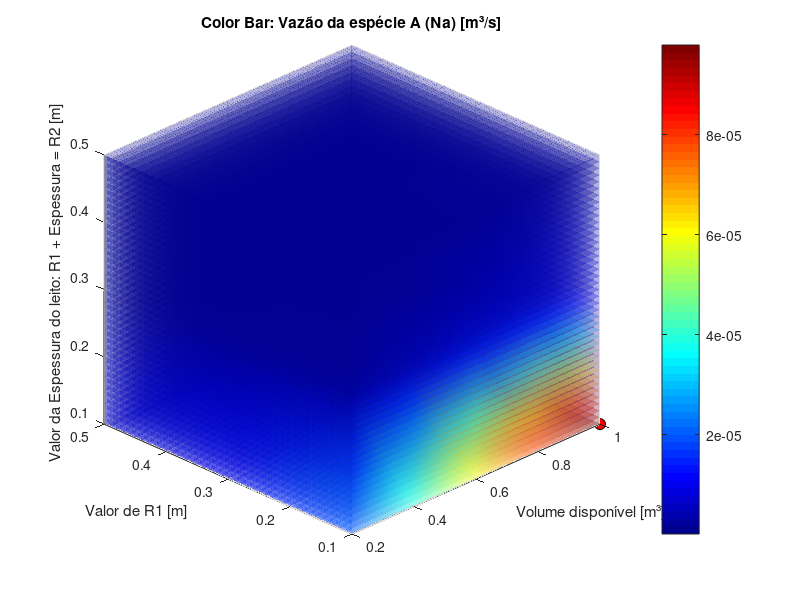

Reproduce this figure in MATLAB.
% =========================================================================
% PARTE 1: SIMULAÇÃO DO LEITO POROSO (Seu código original)
% =========================================================================

clc;
clear;

% Parâmetros físicos e geométricos
L = 10;
Dam = 0.0001;
Pa = 130000;
Rg = 8.314;
T = 298;

% Intervalos e passos
yinf = 0.1; ysup = 0.5; py = 0.2;
zinf = 0.1; zsup = 0.5; pz = 0.2;
xinf = 0.2; xsup = 1.0; px = 0.2;

pxs = 0.01; pys = 0.01; pzs = 0.01;

% Criando malha tridimensional
[x, y, z] = meshgrid(xinf:px:xsup, yinf:py:ysup, zinf:pz:zsup);
xslice = xinf:pxs:xsup;
yslice = yinf:pys:ysup;
zslice = zinf:pzs:zsup;

colormap(jet);

% Equação de fração vazia e tortuosidade
w = 40000.*(y + z) - 40000.*y ...
    - 36.114.*(log(max(1000*(y + z) + 0.21, eps))) ... % Removido log de y aqui, conforme sua fórmula
    - 31.42857.*(log(max(9524.93271*(y + z) + 2.00011, eps)) ...
    - log(max(9524.93271*(y + z) - 9524.93271*y + 2.00011, eps)) ...
    + log(max(9524.93271*y + 0.00011, eps)));


% Cálculo da vazão
v = (2.*pi.*(x ./ (pi .* ((z + y).^2 - y.^2))) .* Pa .* Dam) ./ (Rg .* T .* (w + eps));

% Encontrar o ponto ótimo de vazão (máxima vazão)
[max_vazao, idx] = max(v(:));
[x_idx, y_idx, z_idx] = ind2sub(size(v), idx); % Renomeado para não conflitar com as matrizes x,y,z

% Obter os valores das coordenadas do ponto ótimo
x_otimo = x(x_idx, y_idx, z_idx);
y_otimo = y(x_idx, y_idx, z_idx);
z_otimo = z(x_idx, y_idx, z_idx);

% Mostrar as coordenadas e o valor da vazão
disp('Ponto ótimo de vazão encontrado em:');
disp(['x (Volume) = ', num2str(x_otimo)]);
disp(['y (R1) = ', num2str(y_otimo)]);
disp(['z (Espessura) = ', num2str(z_otimo)]);
disp(['Vazão máxima: ', num2str(max_vazao)]);

% Plotagem dos slices 3D
figure(1);
s1 = slice(x, y, z, v, xslice, yslice, zslice);
set(s1, 'facealpha', 0.3);
shading interp;
view(-45, 30);
colorbar;
hold on;
plot3(x_otimo, y_otimo, z_otimo, 'ko', 'MarkerFaceColor', 'r', 'MarkerSize', 8, 'DisplayName', 'Ponto de Vazão Máxima');
xlabel("Volume disponível [m³]");
ylabel("Valor de R1 [m]");
zlabel("Valor da Espessura do leito: R1 + Espessura = R2 [m]");
title("Color Bar: Vazão da espécie A (Na) [m³/s]");
hold off;


% =========================================================================
% PARTE 2: PREPARAÇÃO E EXPORTAÇÃO DOS DADOS PARA CSV (Sua lógica integrada)
% =========================================================================

fprintf('\nIniciando a preparação dos dados para exportação...\n');

% --- Passo 1: "Achatar" os dados 3D para uma matriz 2D ---
% Vamos criar uma matriz onde cada linha é um ponto (x,y,z) e sua vazão (v)
num_pontos = numel(x); % Número total de pontos na malha
dados_para_salvar = zeros(num_pontos, 4); % Pré-aloca a matriz (mais eficiente)

k = 1; % Contador de linha
for i = 1:size(x, 1)
    for j = 1:size(x, 2)
        for l = 1:size(x, 3)
            dados_para_salvar(k, 1) = x(i, j, l);
            dados_para_salvar(k, 2) = y(i, j, l);
            dados_para_salvar(k, 3) = z(i, j, l);
            dados_para_salvar(k, 4) = v(i, j, l);
            k = k + 1;
        end
    end
end

% --- Passo 2: Definir cabeçalho e nome do arquivo ---
cabecalho = {'x_Volume_m3', 'y_R1_m', 'z_Espessura_m', 'Vazao_Na_m3_s'};
nome_arquivo = 'TRFM5_Ex.csv';

% --- Passo 3: Limitar o número de linhas a salvar (opcional) ---
% Para salvar TODOS os dados, comente ou defina um limite muito alto
limite_de_linhas = 1000; % Salva no máximo 1000 linhas
num_linhas_a_salvar = min(limite_de_linhas, size(dados_para_salvar, 1));

% --- Passo 4: Escrever o arquivo CSV ---
fid = fopen(nome_arquivo, 'w');

% Escreve o cabeçalho
fprintf(fid, '%s', cabecalho{1});
for i = 2:length(cabecalho)
    fprintf(fid, ';%s', cabecalho{i});  % Usa ponto e vírgula como separador
end
fprintf(fid, '\n');

% Escreve os dados numéricos
for i = 1:num_linhas_a_salvar
    fprintf(fid, '%.6f', dados_para_salvar(i, 1)); % '%.6f' para salvar com 6 casas decimais
    for j = 2:size(dados_para_salvar, 2)
        fprintf(fid, ';%.6f', dados_para_salvar(i, j));
    end
    fprintf(fid, '\n');
end

fclose(fid);

fprintf('Dados exportados com sucesso para o arquivo "%s".\n', nome_arquivo);
fprintf('%d linhas de dados foram salvas.\n', num_linhas_a_salvar);
